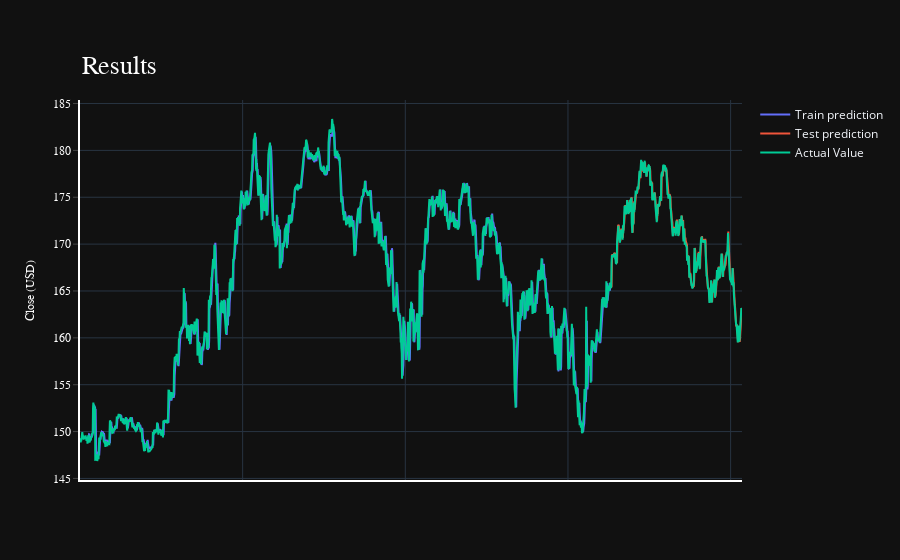

Source (notebook cell):
### Code cell
import plotly.express as px
import plotly.graph_objects as go

fig = go.Figure()
fig.add_trace(go.Scatter(go.Scatter(x=result.index, y=result[0],
                    mode='lines',
                    name='Train prediction')))
fig.add_trace(go.Scatter(x=result.index, y=result[1],
                    mode='lines',
                    name='Test prediction'))
fig.add_trace(go.Scatter(go.Scatter(x=result.index, y=result[2],
                    mode='lines',
                    name='Actual Value')))
fig.update_layout(
    xaxis=dict(
        showline=True,
        showgrid=True,
        showticklabels=False,
        linecolor='white',
        linewidth=2
    ),
    yaxis=dict(
        title_text='Close (USD)',
        titlefont=dict(
            family='Rockwell',
            size=12,
            color='white',
        ),
        showline=True,
        showgrid=True,
        showticklabels=True,
        linecolor='white',
        linewidth=2,
        ticks='outside',
        tickfont=dict(
            family='Rockwell',
            size=12,
            color='white',
        ),
    ),
    showlegend=True,
    template = 'plotly_dark'

)



annotations = []
annotations.append(dict(xref='paper', yref='paper', x=0.0, y=1.05,
                              xanchor='left', yanchor='bottom',
                              text='Results',
                              font=dict(family='Rockwell',
                                        size=26,
                                        color='white'),
                              showarrow=False))
fig.update_layout(annotations=annotations)

fig.show()

### Figure 1 — Plotly figure (JSON) as saved in the notebook; plotly's stock layout.template omitted (floating-point values rounded to 4 significant figures; data arrays with more than 128 entries replaced by an {"elided": "..."} marker saying what was removed)
{"data": [{"mode": "lines", "name": "Train prediction", "type": "scatter", "x": {"elided": "2036 int values"}, "y": {"elided": "2036 float values"}}, {"mode": "lines", "name": "Test prediction", "type": "scatter", "x": {"elided": "2036 int values"}, "y": {"elided": "2036 float values"}}, {"mode": "lines", "name": "Actual Value", "type": "scatter", "x": {"elided": "2036 int values"}, "y": {"elided": "2036 float values"}}], "layout": {"annotations": [{"font": {"color": "white", "family": "Rockwell", "size": 26}, "showarrow": false, "text": "Results", "x": 0, "xanchor": "left", "xref": "paper", "y": 1.05, "yanchor": "bottom", "yref": "paper"}], "showlegend": true, "xaxis": {"linecolor": "white", "linewidth": 2, "showgrid": true, "showline": true, "showticklabels": false}, "yaxis": {"linecolor": "white", "linewidth": 2, "showgrid": true, "showline": true, "showticklabels": true, "tickfont": {"color": "white", "family": "Rockwell", "size": 12}, "ticks": "outside", "title": {"font": {"color": "white", "family": "Rockwell", "size": 12}, "text": "Close (USD)"}}}}
